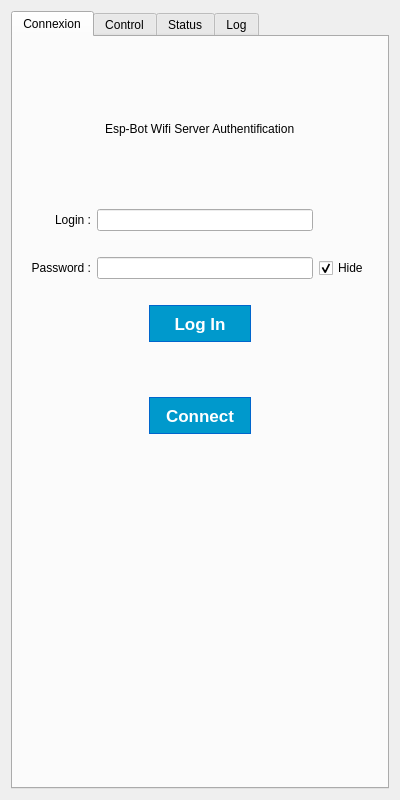
<?xml version="1.0" encoding="UTF-8"?>
<ui version="4.0">
 <class>AppWindow</class>
 <widget class="QWidget" name="AppWindow">
  <property name="geometry">
   <rect>
    <x>0</x>
    <y>0</y>
    <width>400</width>
    <height>800</height>
   </rect>
  </property>
  <property name="windowTitle">
   <string>AppWindow</string>
  </property>
  <layout class="QVBoxLayout" name="verticalLayout">
   <item>
    <widget class="QTabWidget" name="tabWidget">
     <property name="currentIndex">
      <number>0</number>
     </property>
     <widget class="QWidget" name="connexionTab">
      <attribute name="title">
       <string>Connexion</string>
      </attribute>
      <layout class="QVBoxLayout" name="verticalLayout_5">
       <item>
        <layout class="QVBoxLayout" name="verticalLayout_4">
         <item>
          <widget class="QStackedWidget" name="stackedWidget">
           <property name="currentIndex">
            <number>1</number>
           </property>
           <widget class="QWidget" name="connexionPage">
            <layout class="QVBoxLayout" name="verticalLayout_7">
             <item>
              <spacer name="verticalSpacer_2">
               <property name="orientation">
                <enum>Qt::Vertical</enum>
               </property>
               <property name="sizeType">
                <enum>QSizePolicy::Minimum</enum>
               </property>
               <property name="sizeHint" stdset="0">
                <size>
                 <width>20</width>
                 <height>40</height>
                </size>
               </property>
              </spacer>
             </item>
             <item>
              <layout class="QHBoxLayout" name="horizontalLayout_7">
               <property name="spacing">
                <number>6</number>
               </property>
               <item>
                <spacer name="horizontalSpacer_5">
                 <property name="orientation">
                  <enum>Qt::Horizontal</enum>
                 </property>
                 <property name="sizeHint" stdset="0">
                  <size>
                   <width>40</width>
                   <height>20</height>
                  </size>
                 </property>
                </spacer>
               </item>
               <item>
                <widget class="QLabel" name="configLabel">
                 <property name="enabled">
                  <bool>true</bool>
                 </property>
                 <property name="sizePolicy">
                  <sizepolicy hsizetype="Preferred" vsizetype="Preferred">
                   <horstretch>0</horstretch>
                   <verstretch>0</verstretch>
                  </sizepolicy>
                 </property>
                 <property name="text">
                  <string>Connexion to Esp-Bot Wifi Server</string>
                 </property>
                </widget>
               </item>
               <item>
                <spacer name="horizontalSpacer_6">
                 <property name="orientation">
                  <enum>Qt::Horizontal</enum>
                 </property>
                 <property name="sizeHint" stdset="0">
                  <size>
                   <width>40</width>
                   <height>20</height>
                  </size>
                 </property>
                </spacer>
               </item>
              </layout>
             </item>
             <item>
              <spacer name="verticalSpacer_5">
               <property name="orientation">
                <enum>Qt::Vertical</enum>
               </property>
               <property name="sizeType">
                <enum>QSizePolicy::Minimum</enum>
               </property>
               <property name="sizeHint" stdset="0">
                <size>
                 <width>20</width>
                 <height>40</height>
                </size>
               </property>
              </spacer>
             </item>
             <item>
              <layout class="QHBoxLayout" name="wifiHorizontalLayout">
               <item>
                <spacer name="horizontalSpacer_3">
                 <property name="orientation">
                  <enum>Qt::Horizontal</enum>
                 </property>
                 <property name="sizeHint" stdset="0">
                  <size>
                   <width>40</width>
                   <height>20</height>
                  </size>
                 </property>
                </spacer>
               </item>
               <item>
                <widget class="QLabel" name="wifiConfigLabel">
                 <property name="text">
                  <string>Esp-Bot Wifi Config:</string>
                 </property>
                </widget>
               </item>
               <item>
                <widget class="QComboBox" name="wifiConfigComboBox"/>
               </item>
               <item>
                <spacer name="horizontalSpacer_4">
                 <property name="orientation">
                  <enum>Qt::Horizontal</enum>
                 </property>
                 <property name="sizeHint" stdset="0">
                  <size>
                   <width>40</width>
                   <height>20</height>
                  </size>
                 </property>
                </spacer>
               </item>
              </layout>
             </item>
             <item>
              <spacer name="verticalSpacer_4">
               <property name="orientation">
                <enum>Qt::Vertical</enum>
               </property>
               <property name="sizeType">
                <enum>QSizePolicy::Fixed</enum>
               </property>
               <property name="sizeHint" stdset="0">
                <size>
                 <width>20</width>
                 <height>30</height>
                </size>
               </property>
              </spacer>
             </item>
             <item>
              <layout class="QHBoxLayout" name="horizontalLayout_6">
               <item>
                <widget class="QLabel" name="ipLabel">
                 <property name="text">
                  <string>Ip :</string>
                 </property>
                </widget>
               </item>
               <item>
                <widget class="QLineEdit" name="ipValIn">
                 <property name="enabled">
                  <bool>true</bool>
                 </property>
                 <property name="text">
                  <string>xxx.xxx.xxx.xxx</string>
                 </property>
                </widget>
               </item>
               <item>
                <widget class="QLabel" name="portLabel">
                 <property name="text">
                  <string>Port :</string>
                 </property>
                </widget>
               </item>
               <item>
                <widget class="QSpinBox" name="portValIn">
                 <property name="maximum">
                  <number>65535</number>
                 </property>
                 <property name="value">
                  <number>0</number>
                 </property>
                </widget>
               </item>
              </layout>
             </item>
             <item>
              <spacer name="verticalSpacer_3">
               <property name="orientation">
                <enum>Qt::Vertical</enum>
               </property>
               <property name="sizeType">
                <enum>QSizePolicy::Minimum</enum>
               </property>
               <property name="sizeHint" stdset="0">
                <size>
                 <width>20</width>
                 <height>40</height>
                </size>
               </property>
              </spacer>
             </item>
            </layout>
           </widget>
           <widget class="QWidget" name="authPage">
            <layout class="QVBoxLayout" name="verticalLayout_2">
             <item>
              <spacer name="verticalSpacer_6">
               <property name="orientation">
                <enum>Qt::Vertical</enum>
               </property>
               <property name="sizeType">
                <enum>QSizePolicy::Minimum</enum>
               </property>
               <property name="sizeHint" stdset="0">
                <size>
                 <width>20</width>
                 <height>40</height>
                </size>
               </property>
              </spacer>
             </item>
             <item>
              <layout class="QHBoxLayout" name="horizontalLayout_4">
               <item>
                <spacer name="horizontalSpacer_9">
                 <property name="orientation">
                  <enum>Qt::Horizontal</enum>
                 </property>
                 <property name="sizeHint" stdset="0">
                  <size>
                   <width>40</width>
                   <height>20</height>
                  </size>
                 </property>
                </spacer>
               </item>
               <item>
                <widget class="QLabel" name="label">
                 <property name="text">
                  <string>Esp-Bot Wifi Server Authentification</string>
                 </property>
                </widget>
               </item>
               <item>
                <spacer name="horizontalSpacer_10">
                 <property name="orientation">
                  <enum>Qt::Horizontal</enum>
                 </property>
                 <property name="sizeHint" stdset="0">
                  <size>
                   <width>40</width>
                   <height>20</height>
                  </size>
                 </property>
                </spacer>
               </item>
              </layout>
             </item>
             <item>
              <spacer name="verticalSpacer_9">
               <property name="orientation">
                <enum>Qt::Vertical</enum>
               </property>
               <property name="sizeType">
                <enum>QSizePolicy::Minimum</enum>
               </property>
               <property name="sizeHint" stdset="0">
                <size>
                 <width>20</width>
                 <height>40</height>
                </size>
               </property>
              </spacer>
             </item>
             <item>
              <layout class="QGridLayout" name="gridLayout">
               <item row="0" column="0">
                <widget class="QLabel" name="loginLabel">
                 <property name="layoutDirection">
                  <enum>Qt::LeftToRight</enum>
                 </property>
                 <property name="text">
                  <string>Login :</string>
                 </property>
                 <property name="alignment">
                  <set>Qt::AlignRight|Qt::AlignTrailing|Qt::AlignVCenter</set>
                 </property>
                </widget>
               </item>
               <item row="0" column="1">
                <widget class="QLineEdit" name="loginValIn"/>
               </item>
               <item row="2" column="0">
                <widget class="QLabel" name="passwordLabel">
                 <property name="text">
                  <string>Password :</string>
                 </property>
                 <property name="alignment">
                  <set>Qt::AlignRight|Qt::AlignTrailing|Qt::AlignVCenter</set>
                 </property>
                </widget>
               </item>
               <item row="2" column="2">
                <widget class="QCheckBox" name="hidePasswordCheckBox">
                 <property name="text">
                  <string>Hide</string>
                 </property>
                 <property name="checked">
                  <bool>true</bool>
                 </property>
                 <property name="tristate">
                  <bool>false</bool>
                 </property>
                </widget>
               </item>
               <item row="2" column="1">
                <widget class="QLineEdit" name="passwordValIn">
                 <property name="echoMode">
                  <enum>QLineEdit::Password</enum>
                 </property>
                </widget>
               </item>
               <item row="1" column="1">
                <spacer name="verticalSpacer_8">
                 <property name="orientation">
                  <enum>Qt::Vertical</enum>
                 </property>
                 <property name="sizeType">
                  <enum>QSizePolicy::Minimum</enum>
                 </property>
                 <property name="sizeHint" stdset="0">
                  <size>
                   <width>20</width>
                   <height>20</height>
                  </size>
                 </property>
                </spacer>
               </item>
              </layout>
             </item>
             <item>
              <spacer name="verticalSpacer_10">
               <property name="orientation">
                <enum>Qt::Vertical</enum>
               </property>
               <property name="sizeType">
                <enum>QSizePolicy::Minimum</enum>
               </property>
               <property name="sizeHint" stdset="0">
                <size>
                 <width>20</width>
                 <height>20</height>
                </size>
               </property>
              </spacer>
             </item>
             <item>
              <layout class="QHBoxLayout" name="horizontalLayout_5">
               <item>
                <spacer name="horizontalSpacer_7">
                 <property name="orientation">
                  <enum>Qt::Horizontal</enum>
                 </property>
                 <property name="sizeHint" stdset="0">
                  <size>
                   <width>40</width>
                   <height>20</height>
                  </size>
                 </property>
                </spacer>
               </item>
               <item>
                <widget class="QPushButton" name="loginButton">
                 <property name="font">
                  <font>
                   <pointsize>13</pointsize>
                   <bold>true</bold>
                  </font>
                 </property>
                 <property name="styleSheet">
                  <string notr="true">:enabled {
	border: 1px solid #0066cc;
	background-color: #0099cc;
	color: #ffffff;
	height: 35px;
	width: 100 px;
}

:hover {
    border: 1px solid #0099cc;
    background-color: #00aacc;
    color: #ffffff;
	height: 35px;
	width: 100 px;
}

:disabled {
    border: 1px solid #999999;
    background-color: #cccccc;
    color: #666666;
	height: 35px;
	width: 100 px;
    cursor: no-drop;
}</string>
                 </property>
                 <property name="text">
                  <string>Log In</string>
                 </property>
                </widget>
               </item>
               <item>
                <spacer name="horizontalSpacer_8">
                 <property name="orientation">
                  <enum>Qt::Horizontal</enum>
                 </property>
                 <property name="sizeHint" stdset="0">
                  <size>
                   <width>40</width>
                   <height>20</height>
                  </size>
                 </property>
                </spacer>
               </item>
              </layout>
             </item>
             <item>
              <spacer name="verticalSpacer_7">
               <property name="orientation">
                <enum>Qt::Vertical</enum>
               </property>
               <property name="sizeType">
                <enum>QSizePolicy::Minimum</enum>
               </property>
               <property name="sizeHint" stdset="0">
                <size>
                 <width>20</width>
                 <height>40</height>
                </size>
               </property>
              </spacer>
             </item>
            </layout>
           </widget>
          </widget>
         </item>
         <item>
          <layout class="QHBoxLayout" name="horizontalLayout_3">
           <item>
            <spacer name="horizontalSpacer">
             <property name="orientation">
              <enum>Qt::Horizontal</enum>
             </property>
             <property name="sizeHint" stdset="0">
              <size>
               <width>40</width>
               <height>20</height>
              </size>
             </property>
            </spacer>
           </item>
           <item>
            <widget class="QPushButton" name="connexionButton">
             <property name="font">
              <font>
               <pointsize>13</pointsize>
               <bold>true</bold>
              </font>
             </property>
             <property name="styleSheet">
              <string notr="true">:enabled {
	border: 1px solid #0066cc;
	background-color: #0099cc;
	color: #ffffff;
	height: 35px;
	width: 100 px;
}

:hover {
    border: 1px solid #0099cc;
    background-color: #00aacc;
    color: #ffffff;
	height: 35px;
	width: 100 px;
}

:disabled {
    border: 1px solid #999999;
    background-color: #cccccc;
    color: #666666;
	height: 35px;
	width: 100 px;
    cursor: no-drop;
}</string>
             </property>
             <property name="text">
              <string>Connect</string>
             </property>
             <property name="iconSize">
              <size>
               <width>16</width>
               <height>16</height>
              </size>
             </property>
             <property name="checkable">
              <bool>false</bool>
             </property>
            </widget>
           </item>
           <item>
            <spacer name="horizontalSpacer_2">
             <property name="orientation">
              <enum>Qt::Horizontal</enum>
             </property>
             <property name="sizeHint" stdset="0">
              <size>
               <width>40</width>
               <height>20</height>
              </size>
             </property>
            </spacer>
           </item>
          </layout>
         </item>
         <item>
          <spacer name="verticalSpacer">
           <property name="orientation">
            <enum>Qt::Vertical</enum>
           </property>
           <property name="sizeHint" stdset="0">
            <size>
             <width>20</width>
             <height>40</height>
            </size>
           </property>
          </spacer>
         </item>
        </layout>
       </item>
      </layout>
     </widget>
     <widget class="QWidget" name="controlTab">
      <attribute name="title">
       <string>Control</string>
      </attribute>
     </widget>
     <widget class="QWidget" name="statusTab">
      <attribute name="title">
       <string>Status</string>
      </attribute>
     </widget>
     <widget class="QWidget" name="logTab">
      <attribute name="title">
       <string>Log</string>
      </attribute>
      <layout class="QVBoxLayout" name="verticalLayout_6">
       <item>
        <layout class="QVBoxLayout" name="verticalLayout_3">
         <item>
          <widget class="QTextBrowser" name="logText"/>
         </item>
        </layout>
       </item>
      </layout>
     </widget>
    </widget>
   </item>
  </layout>
 </widget>
 <resources/>
 <connections/>
</ui>
